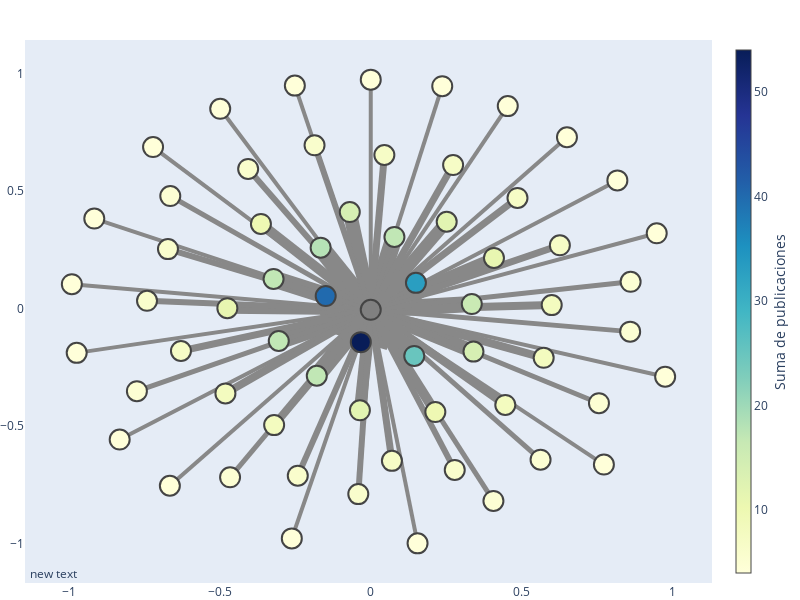

The cell this chart's notebook holds for it:
### Markdown cell above
Post-pandemia

### Code cell
grafo_colaboraciones(df_colaboraciones_nacionales_post_pandemia[df_colaboraciones_nacionales_post_pandemia['weight'] > media_colaboraciones_nacionales_post_pandemia])

### Figure 1 — Plotly figure (JSON) as saved in the notebook; plotly's stock layout.template omitted (floating-point values rounded to 4 significant figures)
{"data": [{"hoverinfo": "none", "line": {"color": "#888", "width": 54}, "mode": "lines", "type": "scatter", "x": [0.000934, -0.03195, null], "y": [-0.005042, -0.1427, null]}, {"hoverinfo": "none", "line": {"color": "#888", "width": 40}, "mode": "lines", "type": "scatter", "x": [0.000934, -0.1483, null], "y": [-0.005042, 0.05362, null]}, {"hoverinfo": "none", "line": {"color": "#888", "width": 33}, "mode": "lines", "type": "scatter", "x": [0.000934, 0.1506, null], "y": [-0.005042, 0.1098, null]}, {"hoverinfo": "none", "line": {"color": "#888", "width": 25}, "mode": "lines", "type": "scatter", "x": [0.000934, 0.1451, null], "y": [-0.005042, -0.2015, null]}, {"hoverinfo": "none", "line": {"color": "#888", "width": 18}, "mode": "lines", "type": "scatter", "x": [0.000934, -0.1651, null], "y": [-0.005042, 0.2599, null]}, {"hoverinfo": "none", "line": {"color": "#888", "width": 17}, "mode": "lines", "type": "scatter", "x": [0.000934, -0.321, null], "y": [-0.005042, 0.1266, null]}, {"hoverinfo": "none", "line": {"color": "#888", "width": 17}, "mode": "lines", "type": "scatter", "x": [0.000934, -0.3038, null], "y": [-0.005042, -0.1378, null]}, {"hoverinfo": "none", "line": {"color": "#888", "width": 17}, "mode": "lines", "type": "scatter", "x": [0.000934, -0.1779, null], "y": [-0.005042, -0.286, null]}, {"hoverinfo": "none", "line": {"color": "#888", "width": 17}, "mode": "lines", "type": "scatter", "x": [0.000934, 0.07944, null], "y": [-0.005042, 0.3054, null]}, {"hoverinfo": "none", "line": {"color": "#888", "width": 16}, "mode": "lines", "type": "scatter", "x": [0.000934, 0.3357, null], "y": [-0.005042, 0.01951, null]}, {"hoverinfo": "none", "line": {"color": "#888", "width": 14}, "mode": "lines", "type": "scatter", "x": [0.000934, 0.3413, null], "y": [-0.005042, -0.183, null]}, {"hoverinfo": "none", "line": {"color": "#888", "width": 14}, "mode": "lines", "type": "scatter", "x": [0.000934, -0.06854, null], "y": [-0.005042, 0.4115, null]}, {"hoverinfo": "none", "line": {"color": "#888", "width": 12}, "mode": "lines", "type": "scatter", "x": [0.000934, -0.03495, null], "y": [-0.005042, -0.4331, null]}, {"hoverinfo": "none", "line": {"color": "#888", "width": 12}, "mode": "lines", "type": "scatter", "x": [0.000934, 0.2526, null], "y": [-0.005042, 0.3702, null]}, {"hoverinfo": "none", "line": {"color": "#888", "width": 11}, "mode": "lines", "type": "scatter", "x": [0.000934, -0.4741, null], "y": [-0.005042, 0.001863, null]}, {"hoverinfo": "none", "line": {"color": "#888", "width": 11}, "mode": "lines", "type": "scatter", "x": [0.000934, 0.4092, null], "y": [-0.005042, 0.216, null]}, {"hoverinfo": "none", "line": {"color": "#888", "width": 10}, "mode": "lines", "type": "scatter", "x": [0.000934, 0.215, null], "y": [-0.005042, -0.4407, null]}, {"hoverinfo": "none", "line": {"color": "#888", "width": 10}, "mode": "lines", "type": "scatter", "x": [0.000934, -0.3629, null], "y": [-0.005042, 0.3609, null]}, {"hoverinfo": "none", "line": {"color": "#888", "width": 8}, "mode": "lines", "type": "scatter", "x": [0.000934, -0.3191, null], "y": [-0.005042, -0.4963, null]}, {"hoverinfo": "none", "line": {"color": "#888", "width": 8}, "mode": "lines", "type": "scatter", "x": [0.000934, 0.5739, null], "y": [-0.005042, -0.2096, null]}, {"hoverinfo": "none", "line": {"color": "#888", "width": 8}, "mode": "lines", "type": "scatter", "x": [0.000934, 0.4467, null], "y": [-0.005042, -0.4104, null]}, {"hoverinfo": "none", "line": {"color": "#888", "width": 8}, "mode": "lines", "type": "scatter", "x": [0.000934, 0.6005, null], "y": [-0.005042, 0.01504, null]}, {"hoverinfo": "none", "line": {"color": "#888", "width": 8}, "mode": "lines", "type": "scatter", "x": [0.000934, -0.4805, null], "y": [-0.005042, -0.3611, null]}, {"hoverinfo": "none", "line": {"color": "#888", "width": 7}, "mode": "lines", "type": "scatter", "x": [0.000934, 0.07104, null], "y": [-0.005042, -0.6485, null]}, {"hoverinfo": "none", "line": {"color": "#888", "width": 7}, "mode": "lines", "type": "scatter", "x": [0.000934, -0.6278, null], "y": [-0.005042, -0.1805, null]}, {"hoverinfo": "none", "line": {"color": "#888", "width": 7}, "mode": "lines", "type": "scatter", "x": [0.000934, 0.6275, null], "y": [-0.005042, 0.27, null]}, {"hoverinfo": "none", "line": {"color": "#888", "width": 7}, "mode": "lines", "type": "scatter", "x": [0.000934, 0.4871, null], "y": [-0.005042, 0.4716, null]}, {"hoverinfo": "none", "line": {"color": "#888", "width": 7}, "mode": "lines", "type": "scatter", "x": [0.000934, 0.2738, null], "y": [-0.005042, 0.6117, null]}, {"hoverinfo": "none", "line": {"color": "#888", "width": 7}, "mode": "lines", "type": "scatter", "x": [0.000934, 0.04607, null], "y": [-0.005042, 0.6547, null]}, {"hoverinfo": "none", "line": {"color": "#888", "width": 6}, "mode": "lines", "type": "scatter", "x": [0.000934, -0.04033, null], "y": [-0.005042, -0.7902, null]}, {"hoverinfo": "none", "line": {"color": "#888", "width": 6}, "mode": "lines", "type": "scatter", "x": [0.000934, -0.4052, null], "y": [-0.005042, 0.5952, null]}, {"hoverinfo": "none", "line": {"color": "#888", "width": 6}, "mode": "lines", "type": "scatter", "x": [0.000934, 0.2792, null], "y": [-0.005042, -0.6871, null]}, {"hoverinfo": "none", "line": {"color": "#888", "width": 6}, "mode": "lines", "type": "scatter", "x": [0.000934, -0.7403, null], "y": [-0.005042, 0.03338, null]}, {"hoverinfo": "none", "line": {"color": "#888", "width": 6}, "mode": "lines", "type": "scatter", "x": [0.000934, -0.2408, null], "y": [-0.005042, -0.7116, null]}, {"hoverinfo": "none", "line": {"color": "#888", "width": 6}, "mode": "lines", "type": "scatter", "x": [0.000934, -0.1852, null], "y": [-0.005042, 0.696, null]}, {"hoverinfo": "none", "line": {"color": "#888", "width": 6}, "mode": "lines", "type": "scatter", "x": [0.000934, -0.6709, null], "y": [-0.005042, 0.2536, null]}, {"hoverinfo": "none", "line": {"color": "#888", "width": 5}, "mode": "lines", "type": "scatter", "x": [0.000934, 0.5635, null], "y": [-0.005042, -0.6435, null]}, {"hoverinfo": "none", "line": {"color": "#888", "width": 5}, "mode": "lines", "type": "scatter", "x": [0.000934, 0.4074, null], "y": [-0.005042, -0.8192, null]}, {"hoverinfo": "none", "line": {"color": "#888", "width": 5}, "mode": "lines", "type": "scatter", "x": [0.000934, 0.757, null], "y": [-0.005042, -0.4028, null]}, {"hoverinfo": "none", "line": {"color": "#888", "width": 5}, "mode": "lines", "type": "scatter", "x": [0.000934, -0.6632, null], "y": [-0.005042, 0.4799, null]}, {"hoverinfo": "none", "line": {"color": "#888", "width": 5}, "mode": "lines", "type": "scatter", "x": [0.000934, -0.7738, null], "y": [-0.005042, -0.3518, null]}, {"hoverinfo": "none", "line": {"color": "#888", "width": 5}, "mode": "lines", "type": "scatter", "x": [0.000934, -0.4651, null], "y": [-0.005042, -0.7185, null]}, {"hoverinfo": "none", "line": {"color": "#888", "width": 5}, "mode": "lines", "type": "scatter", "x": [0.000934, 0.8619, null], "y": [-0.005042, 0.1143, null]}, {"hoverinfo": "none", "line": {"color": "#888", "width": 5}, "mode": "lines", "type": "scatter", "x": [0.000934, 0.8604, null], "y": [-0.005042, -0.09794, null]}, {"hoverinfo": "none", "line": {"color": "#888", "width": 4}, "mode": "lines", "type": "scatter", "x": [0.000934, -0.8308, null], "y": [-0.005042, -0.5578, null]}, {"hoverinfo": "none", "line": {"color": "#888", "width": 4}, "mode": "lines", "type": "scatter", "x": [0.000934, 0.0009916, null], "y": [-0.005042, 0.9757, null]}, {"hoverinfo": "none", "line": {"color": "#888", "width": 4}, "mode": "lines", "type": "scatter", "x": [0.000934, 0.4549, null], "y": [-0.005042, 0.8629, null]}, {"hoverinfo": "none", "line": {"color": "#888", "width": 4}, "mode": "lines", "type": "scatter", "x": [0.000934, -0.2606, null], "y": [-0.005042, -0.9789, null]}, {"hoverinfo": "none", "line": {"color": "#888", "width": 4}, "mode": "lines", "type": "scatter", "x": [0.000934, 0.2378, null], "y": [-0.005042, 0.9478, null]}, {"hoverinfo": "none", "line": {"color": "#888", "width": 4}, "mode": "lines", "type": "scatter", "x": [0.000934, 0.7734, null], "y": [-0.005042, -0.6643, null]}, {"hoverinfo": "none", "line": {"color": "#888", "width": 4}, "mode": "lines", "type": "scatter", "x": [0.000934, 0.1561, null], "y": [-0.005042, -1, null]}, {"hoverinfo": "none", "line": {"color": "#888", "width": 4}, "mode": "lines", "type": "scatter", "x": [0.000934, -0.9732, null], "y": [-0.005042, -0.1884, null]}, {"hoverinfo": "none", "line": {"color": "#888", "width": 4}, "mode": "lines", "type": "scatter", "x": [0.000934, -0.915, null], "y": [-0.005042, 0.3838, null]}, {"hoverinfo": "none", "line": {"color": "#888", "width": 4}, "mode": "lines", "type": "scatter", "x": [0.000934, 0.9484, null], "y": [-0.005042, 0.3211, null]}, {"hoverinfo": "none", "line": {"color": "#888", "width": 4}, "mode": "lines", "type": "scatter", "x": [0.000934, -0.7202, null], "y": [-0.005042, 0.6885, null]}, {"hoverinfo": "none", "line": {"color": "#888", "width": 4}, "mode": "lines", "type": "scatter", "x": [0.000934, -0.6646, null], "y": [-0.005042, -0.7546, null]}, {"hoverinfo": "none", "line": {"color": "#888", "width": 4}, "mode": "lines", "type": "scatter", "x": [0.000934, 0.818, null], "y": [-0.005042, 0.5464, null]}, {"hoverinfo": "none", "line": {"color": "#888", "width": 4}, "mode": "lines", "type": "scatter", "x": [0.000934, -0.2505, null], "y": [-0.005042, 0.9502, null]}, {"hoverinfo": "none", "line": {"color": "#888", "width": 4}, "mode": "lines", "type": "scatter", "x": [0.000934, -0.4978, null], "y": [-0.005042, 0.8516, null]}, {"hoverinfo": "none", "line": {"color": "#888", "width": 4}, "mode": "lines", "type": "scatter", "x": [0.000934, 0.651, null], "y": [-0.005042, 0.7302, null]}, {"hoverinfo": "none", "line": {"color": "#888", "width": 4}, "mode": "lines", "type": "scatter", "x": [0.000934, -0.9893, null], "y": [-0.005042, 0.1041, null]}, {"hoverinfo": "none", "line": {"color": "#888", "width": 4}, "mode": "lines", "type": "scatter", "x": [0.000934, 0.9763, null], "y": [-0.005042, -0.29, null]}, {"hoverinfo": "text", "marker": {"color": ["gray", 54, 40, 33, 25, 18, 17, 17, 17, 17, 16, 14, 14, 12, 12, 11, 11, 10, 10, 8, 8, 8, 8, 8, 7, 7, 7, 7, 7, 7, 6, 6, 6, 6, 6, 6, 6, 5, 5, 5, 5, 5, 5, 5, 5, 4, 4, 4, 4, 4, 4, 4, 4, 4, 4, 4, 4, 4, 4, 4, 4, 4, 4], "colorbar": {"thickness": 15, "title": {"side": "right", "text": "Suma de publicaciones"}, "xanchor": "left"}, "colorscale": [[0, "rgb(255,255,217)"], [0.125, "rgb(237,248,177)"], [0.25, "rgb(199,233,180)"], [0.375, "rgb(127,205,187)"], [0.5, "rgb(65,182,196)"], [0.625, "rgb(29,145,192)"], [0.75, "rgb(34,94,168)"], [0.875, "rgb(37,52,148)"], [1, "rgb(8,29,88)"]], "line": {"width": 2}, "showscale": true, "size": 20}, "mode": "markers", "text": ["Universidad Autónoma de Yucatán: Total peso = 584", "Universidad Nacional Autónoma de México: Total peso = 54", "Centro de Investigacion Cientifica de Yucatan: Total peso = 40", "Instituto Politécnico Nacional: Total peso = 33", "Tecnológico Nacional de México: Total peso = 25", "Universidad Autónoma de Nuevo León: Total peso = 18", "Universidad Veracruzana: Total peso = 17", "Universidad Juárez Autónoma de Tabasco: Total peso = 17", "Universidad Autónoma de Baja California: Total peso = 17", "Universidad Autónoma de Campeche: Total peso = 17", "Centro de Investigacion y de Estudios Avanzados del Instituto Politécnico Nacional: Total peso = 16", "Agricolas y Pecuarias: Total peso = 14", "Instituto Nacional de Investigaciones Forestales: Total peso = 14", "CINVESTAV Unidad Merida: Total peso = 12", "Instituto Mexicano del Seguro Social: Total peso = 12", "Universidad de Guadalajara: Total peso = 11", "Universidad Autonoma de San Luis Potosi: Total peso = 11", "Universidad Autónoma de Querétaro: Total peso = 10", "El Colegio de la Frontera Sur: Total peso = 10", "Hospital Regional de Alta Especialidad de la Península de Yucatán: Total peso = 8", "Instituto Tecnológico de Sonora: Total peso = 8", "Universidad Modelo: Total peso = 8", "Universidad Autónoma del Estado de Morelos: Total peso = 8", "Instituto Nacional de Diagnostico y Referencia Epidemiologicos - InDRE: Total peso = 8", "Secretaria de Salud: Total peso = 7", "Servicios de Salud de Yucatán: Total peso = 7", "A.C.: Total peso = 7", "Colegio de Postgraduados: Total peso = 7", "UNAM Campus Morelia: Total peso = 7", "Facultad de Medicina: Total peso = 7", "Universidad Autónoma del Estado de Quintana Roo: Total peso = 6", "Universidad Autónoma del Estado de Hidalgo: Total peso = 6", "Universidad Autonoma de Coahuila: Total peso = 6", "Universidad de Quintana Roo: Total peso = 6", "Ciencias y Tecnologías: Total peso = 6", "Universidad Marista de Mérida: Total peso = 6", "Consejo Nacional de Humanidades: Total peso = 6", "Universidad de Guanajuato: Total peso = 5", "Universidad Autónoma de Chiapas: Total peso = 5", "Benemerita Universidad Autonoma de Puebla: Total peso = 5", "Hypermedic MX: Total peso = 5", "Instituto de Investigaciones en Matemáticas Aplicadas y en Sistemas: Total peso = 5", "UNAM - Campus Sisal: Total peso = 5", "Instituto de Ecología: Total peso = 5", "Centro de Investigación y Asistencia en Tecnologia y Diseño del Estado de Jalisco: Total peso = 5", "Yucatan Center for Scientific Research: Total peso = 4", "Centro de Investigacion Cientifica y de Educacion Superior de Ensenada: Total peso = 4", "Universidad de Sonora: Total peso = 4", "Universidad Autónoma del Estado de México: Total peso = 4", "Universidad Autónoma de Tamaulipas: Total peso = 4", "Universidad de Colima: Total peso = 4", "Universidad Michoacana de San Nicolás de Hidalgo: Total peso = 4", "UNAM: Total peso = 4", "Instituto Tecnológico de Mérida: Total peso = 4", "Universidad Autónoma de Nayarit: Total peso = 4", "Universidad Autónoma de Chapingo: Total peso = 4", "Universidad Autónoma del Carmen: Total peso = 4", "Universidad del Mayab: Total peso = 4", "Instituto Nacional de la Nutrición Salvador Zubiran: Total peso = 4", "Instituto de Seguridad y Servicios Sociales de los Trabajadores del Estado - ISSSTE: Total peso = 4", "Consejo Nacional de Ciencia y Tecnologia Mexico: Total peso = 4", "Instituto Nacional de Medicina Genómica: Total peso = 4", "Mexico: Total peso = 4"], "type": "scatter", "x": [0.000934, -0.03195, -0.1483, 0.1506, 0.1451, -0.1651, -0.321, -0.3038, -0.1779, 0.07944, 0.3357, 0.3413, -0.06854, -0.03495, 0.2526, -0.4741, 0.4092, 0.215, -0.3629, -0.3191, 0.5739, 0.4467, 0.6005, -0.4805, 0.07104, -0.6278, 0.6275, 0.4871, 0.2738, 0.04607, -0.04033, -0.4052, 0.2792, -0.7403, -0.2408, -0.1852, -0.6709, 0.5635, 0.4074, 0.757, -0.6632, -0.7738, -0.4651, 0.8619, 0.8604, -0.8308, 0.0009916, 0.4549, -0.2606, 0.2378, 0.7734, 0.1561, -0.9732, -0.915, 0.9484, -0.7202, -0.6646, 0.818, -0.2505, -0.4978, 0.651, -0.9893, 0.9763], "y": [-0.005042, -0.1427, 0.05362, 0.1098, -0.2015, 0.2599, 0.1266, -0.1378, -0.286, 0.3054, 0.01951, -0.183, 0.4115, -0.4331, 0.3702, 0.001863, 0.216, -0.4407, 0.3609, -0.4963, -0.2096, -0.4104, 0.01504, -0.3611, -0.6485, -0.1805, 0.27, 0.4716, 0.6117, 0.6547, -0.7902, 0.5952, -0.6871, 0.03338, -0.7116, 0.696, 0.2536, -0.6435, -0.8192, -0.4028, 0.4799, -0.3518, -0.7185, 0.1143, -0.09794, -0.5578, 0.9757, 0.8629, -0.9789, 0.9478, -0.6643, -1, -0.1884, 0.3838, 0.3211, 0.6885, -0.7546, 0.5464, 0.9502, 0.8516, 0.7302, 0.1041, -0.29]}], "layout": {"annotations": [{"showarrow": false, "x": 0.005, "xref": "paper", "y": -0.002, "yref": "paper"}], "dragmode": "pan", "height": 600, "hovermode": "closest", "margin": {"b": 0, "l": 0, "r": 0, "t": 40}, "showlegend": false, "title": {"font": {"size": 16}}, "width": 800, "xaxis": {"showgrid": false, "zeroline": false}, "yaxis": {"showgrid": false, "zeroline": false}}}
